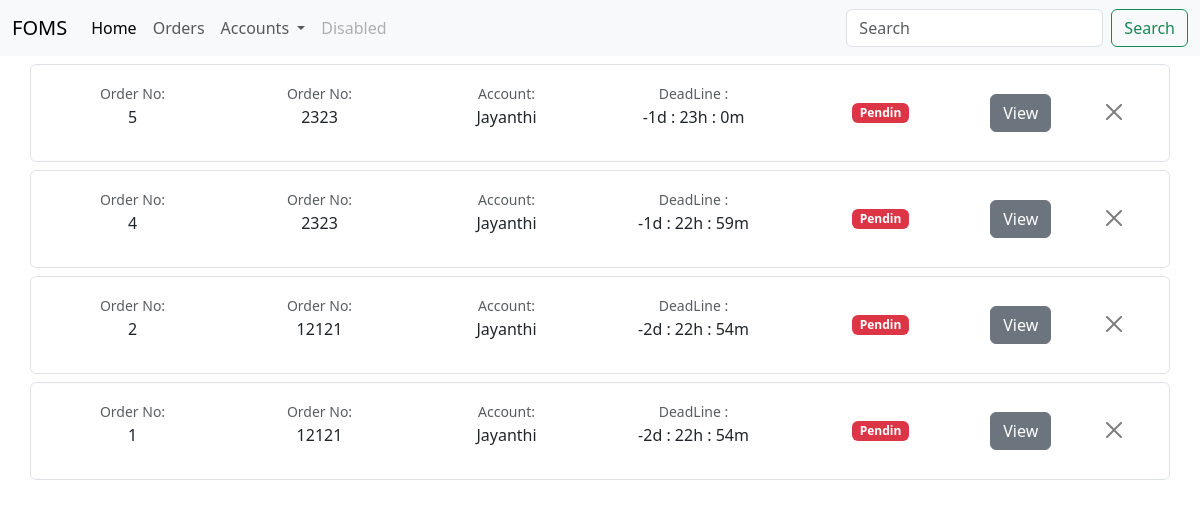
The app's page /Jayanthi, older data.
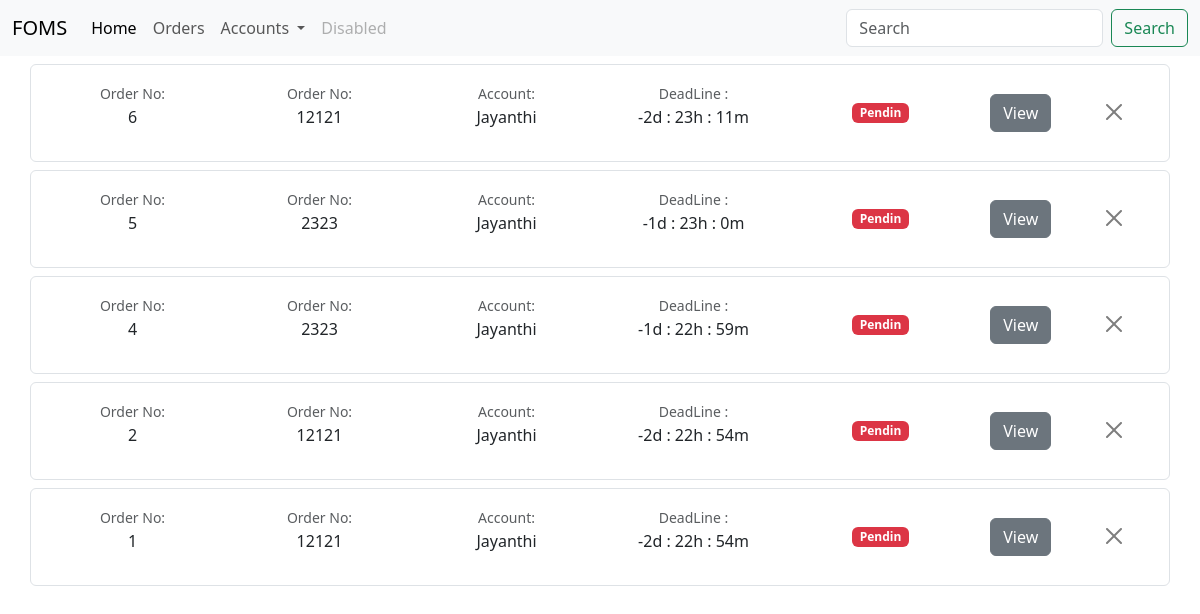
The same page, newer data.
### website/models.py (models this page shows)
class FiverrOrder(db.Model):
    foid = db.Column(db.Integer, primary_key=True)
    fono = db.Column(db.String, nullable=False)
    account_name = db.Column(db.String, nullable=False)
    date = db.Column(db.DateTime, nullable=False)
    soundcloud_tracks = db.relationship(
        'SoundcloudTrack', backref='fiverr_order', lazy='dynamic')

### website/views.py (the view)
@views.route('/Jayanthi')
def jayanthi_order_load():
    account_name = 'Jayanthi'  # Replace with the account_name you want to query
    orders = FiverrOrder.query.filter_by(
        account_name=account_name).order_by(desc(FiverrOrder.foid)).all()
    time = calculate(orders)
    return render_template("jayanthi.html", orders=orders, time=time)

### website/Timecal.py (called while the page is built)
def calculate(orders):
    asia_colombo_tz = pytz.timezone('Asia/Colombo')
    time = {}
    for order in orders:
        current_time = datetime.now()
        End_date = order.date
        remain_time = End_date - current_time
        hours, remainder = divmod(remain_time.seconds, 3600)
        minutes, seconds = divmod(remainder, 60)
        time[order.foid] = {
            'date': remain_time.days,
            'hours': hours,
            'minutes': minutes,
        }
    return time

### website/templates/jayanthi.html (shortened to what this page needs)
{% extends "base.html"%}{%block title%}Orders{%endblock%} {% block content%}
{%for order in orders %}
<div class="container">
  <div class="row my-2 border rounded p-2">
    <div
      class="col-md-2 d-flex align-items-center justify-content-center custom-column"
    >
      <p class="text-center">
        <small class="text-body-secondary">Order No:</small
        ><br />{{order['foid']}}
      </p>
    </div>
    <div
      class="col-md-2 d-flex align-items-center justify-content-center custom-column"
    >
      <p class="text-center">
        <small class="text-body-secondary">Order No:</small
        ><br />{{order['fono']}}
      </p>
    </div>
    <div
      class="col-md-2 d-flex align-items-center justify-content-center custom-column"
    >
      <p class="text-center">
        <small class="text-body-secondary">Account:</small
        ><br />{{order['account_name']}}
      </p>
    </div>
    <div
      class="col-md-2 d-flex align-items-center justify-content-center custom-column"
    >
      <p class="text-center">
        <small class="text-body-secondary">DeadLine :</small
        ><br />{{time[order['foid']]['date']}}d :
        {{time[order['foid']]['hours']}}h :
        {{time[order['foid']]['minutes']}}m<br />
      </p>
    </div>
    <div
      class="col-md-2 d-flex align-items-center justify-content-center custom-column"
    >
      <span class="badge text-bg-danger">Pendin</span>
    </div>
    <div
      class="col-md-1 d-flex align-items-center justify-content-center custom-column"
    >
      <a href="/tracks?foid={{order['foid']}}" class="btn btn-secondary"
        >View</a
      >
    </div>
    <div
      class="col-md-1 d-flex align-items-center justify-content-center custom-column"
    >
      <form action="delete" method="post">
        <button
          type="submit"
          class="btn-close"
          id="submitBtn"
          value="submit"
          aria-label="Close"
        ></button>
      </form>
    </div>
  </div>
</div>
{% endfor %} {%endblock%}

Row changes from the older to the newer data that the page shows:
added FiverrOrder: foid "6", fono "12121", account_name "Jayanthi", foid "-2", foid "23", foid "11"
